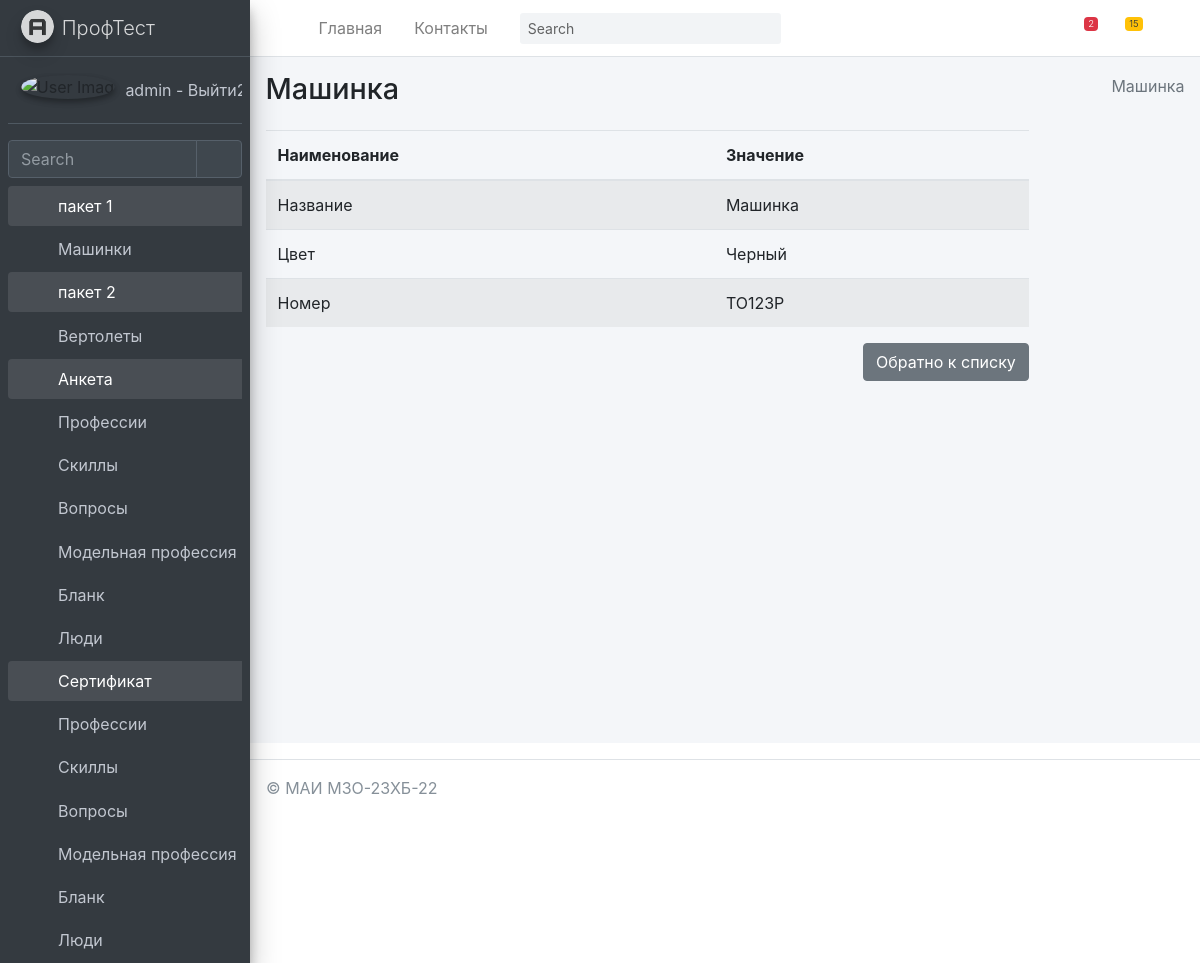
Screenshot of /car/mycar/detail/7/ (signed in) with the database file from the repository.
### mysite/car/models.py (models this page shows, shortened)
class Forlog(models.Model):
    created_at = models.DateTimeField(auto_now_add=True,  verbose_name='Создано')
    updated_at = models.DateTimeField(auto_now=True, verbose_name='Обновлено')
    edesc = models.TextField(blank=True, null=True, verbose_name='Комментарий')
    erem = models.BooleanField(default=False, verbose_name='Удалить?')
    class Meta:
        abstract = True

class MyCar(Forlog):
    name = models.CharField(max_length=255, blank=False, null= False, default="Машинка", verbose_name="Название")
    color = models.CharField(max_length=255, blank=False, null = False, default="Черный", verbose_name="Цвет")
    nomb = models.CharField(max_length=255, blank=False, null = False, default="TO123P", verbose_name="Номер")
    class Meta:
        verbose_name = 'Машинка'
        verbose_name_plural = 'Машинки'
        ordering = ['id']
    def get_fields(self):
        return [(field.name, field.value_to_string(self)) for field in MyCar._meta.fields]

### mysite/car/views.py (the view)
# urls.py: path('mycar/detail/<int:pk>/', MyCarDetail.as_view(), name='MyCarDetail'),
@method_decorator(login_required(login_url='/login/'), name='dispatch')
class MyCarDetail(DetailView):
	model = MyCar
	context_object_name = 'mycar_one'
	success_url = '/car/mycar/'
	def get_context_data(self, *, object_list=None, **kwargs):
		context = super(MyCarDetail,self).get_context_data(**kwargs)
		context['sometry'] = self.model._meta.verbose_name
		context['slovar'] = {'name','color'}
		context['secslovar'] = {'nomb'}
		context['hidenslovar'] = {'id'}
		context['dopslovar'] = {'updated_at','erem','edesc','created_at'}
		context['model'] = self.model
		return context

### mysite/car/templatetags/car_tags.py (called while the page is built)
@register.filter(name='nonefortext')
def nonefortext(fieldvalue):
    return fieldvalue if fieldvalue and fieldvalue != "NULL" and fieldvalue != "None" and fieldvalue != ""  else "Не указано"

@register.simple_tag
def field_name(value, field):
    if hasattr(value, 'model'):
        value = value.model
    return value._meta.get_field(field).verbose_name

@register.simple_tag
def my_comeback():
    return "Обратно к списку"

### mysite/car/templates/car/mycar_detail.html
{% extends 'car/base.html' %}
{% load car_tags %}
{% block content %}
    <div class="content-wrapper">
    {% block sidebar %}
        {% include 'car/includes/_breadcrumb.html' %}
    {% endblock %}
        <section class="content">
            <div class="col-md-10">
                <table class="table table-striped">
                    <thead>
                    <tr>
                        <th scope="col">Наименование</th>
                        <th scope="col">Значение</th>
                    </tr>
                    </thead>
                    <tbody>
                    {% for name, value in mycar_one.get_fields %}
                        {% if name in slovar %}
                            <tr>
                                <td>
                                    {% field_name mycar_one name %}
                                </td>
                                <td>
                                    {{ value |  nonefortext }}
                                </td>
                            </tr>
                        {% endif %}
                     {% if name in secslovar %}
                            <tr>
                                <td>
                                    {% field_name mycar_one name %}
                                </td>
                                <td>
                                    {{ value |  nonefortext }}
                                </td>
                            </tr>
                        {% endif %}
                    {% endfor %}
                    </tbody>
                </table>
            <a href="{% url 'car:MyCar' %}" class="btn btn-secondary float-right">
                {% my_comeback %}</a>
            </div>
        </section>
    </div>
{% endblock content %}

### mysite/templates/includes/full_sidebar.html
<aside class="main-sidebar sidebar-dark-primary elevation-4">
    <a href="/" class="brand-link">
        <img src="{{ ASSETS_ROOT }}/img/AdminLTELogo.png" alt="AdminLTE Logo" class="brand-image img-circle elevation-3"
             style="opacity: .8">
        <span class="brand-text font-weight-light">ПрофТест</span>
    </a>
    <div class="sidebar">
        <div class="user-panel mt-3 pb-3 mb-3 d-flex">
            <div class="image">
                <img src="{{ ASSETS_ROOT }}/img/user2-160x160.jpg" class="img-circle elevation-2" alt="User Image">
            </div>
            <div class="info">
                <a href="{% url 'logout' %}" class="d-block">
                    {{ request.user.username }} - Выйти2
                </a>
            </div>
        </div>
        <div class="form-inline">
            <div class="input-group" data-widget="sidebar-search">
                <input class="form-control form-control-sidebar" type="search" placeholder="Search" aria-label="Search">
                <div class="input-group-append">
                    <button class="btn btn-sidebar">
                        <i class="fas fa-search fa-fw"></i>
                    </button>
                </div>
            </div>
        </div>
        <nav class="mt-2">
            <ul class="nav nav-pills nav-sidebar flex-column" data-widget="treeview" role="menu" data-accordion="false">
                {% for item1 in SIDEBAR %}
                    <li class="nav-item {% if 'children' in item1 %} has-treeview menu-is-opening menu-open {% endif %}">
                    <a href="{% if 'children' in item1 %}#{% else %}{{ item1.url }}{% endif %}" class="nav-link">
                        <i class="nav-icon fas fa-circle {{ item1.color }}"></i>
                        <p>
                            {{ item1.name }}
                            {% if 'children' in item1 %}<i class="right fas fa-angle-left"></i>{% endif %}
                        </p>
                    </a>
                    <ul class="nav nav-treeview">
                    {% if 'children' in item1 %}
                        {% for item2 in item1.children %}
                            <li class="nav-item">
                                <a href="{{ item2.url }}" class="nav-link">
                                    <i class="far fa-circle nav-icon"></i>
                                    <p>{{ item2.name }}</p>
                                </a>
                            </li>
                        {% endfor %}
                    {% endif %}
                    </ul>
                    </li>
                {% endfor %}
            </ul>
        </nav>
    </div>
</aside>

### mysite/car/templates/car/includes/_breadcrumb.html
<section class="content-header">
    <div class="container-fluid">
        <div class="row mb-2">
            <div class="col-sm-6">
                <h1>{% block title1 %}{{ sometry }} {% endblock %}</h1>
            </div>
            <div class="col-sm-6">
                <ol class="breadcrumb float-sm-right">
                    <li class="breadcrumb-item active">{{ sometry }} </li>
                </ol>
            </div>
        </div>
    </div>
</section>

### rows the page displays
MyCar: name "Машинка", name "Машинка" "Черный", nomb "TO123P"

### other values shown
{{ request.user.username }} "admin"
{{ item1.name }} "пакет 1" "пакет 2" "Анкета" "Сертификат"
{{ item2.name }} "Машинки" "Вертолеты" "Профессии" "Скиллы" "Вопросы" "Модельная профессия" "Бланк" "Люди" "Профессии" "Скиллы" "Вопросы" "Модельная профессия" "Бланк" "Люди"
